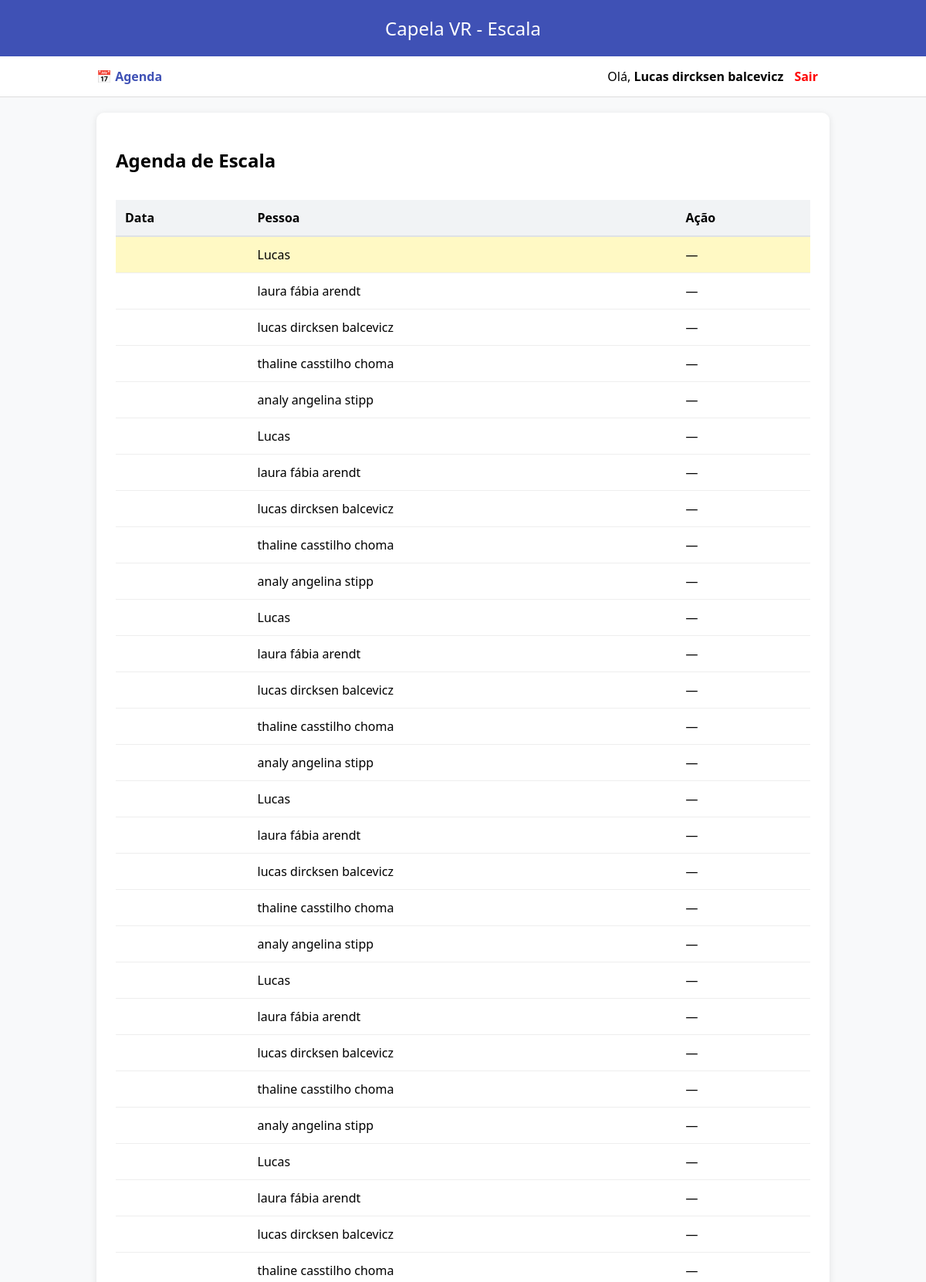
The page / (signed in, upper part) on the database its author committed.
### tables this page shows
CREATE TABLE pessoas (
                id INTEGER PRIMARY KEY AUTOINCREMENT,
                nome TEXT NOT NULL,
                senha TEXT DEFAULT '1234',
                role TEXT DEFAULT 'user',
                primeiro_login INTEGER DEFAULT 1,
                ordem INTEGER NOT NULL,
                ativo INTEGER DEFAULT 1
            , login TEXT);

CREATE TABLE agenda (
                id INTEGER PRIMARY KEY AUTOINCREMENT,
                data DATE NOT NULL,
                pessoa_id INTEGER NOT NULL,
                FOREIGN KEY(pessoa_id) REFERENCES pessoas(id)
            );

### app.py (the view)
@app.route("/")
def agenda():
    hoje_dt = date.today()
    hoje_str = hoje_dt.strftime("%Y-%m-%d")
    dias_faltando = None
    proxima_data_obj = None
    with get_db() as db:
        c = db.cursor()
        c.execute("""
            SELECT
                agenda.id,
                agenda.data,
                strftime('%d-%m-%Y', agenda.data) AS data_recebeu,
                strftime('%d-%m-%Y', date(agenda.data, '+1 day')) AS data_entrega,
                pessoas.nome,
                agenda.pessoa_id
            FROM agenda
            JOIN pessoas ON pessoas.id = agenda.pessoa_id
            ORDER BY agenda.data
        """)
        dados = c.fetchall()
        if session.get('user_id'):
            c.execute("""
                SELECT data FROM agenda
                WHERE pessoa_id = ? AND data >= ?
                ORDER BY data ASC LIMIT 1
            """, (session['user_id'], hoje_str))
            res = c.fetchone()
            if res:
                proxima_data_obj = datetime.strptime(res['data'], "%Y-%m-%d").date()
                dias_faltando = (proxima_data_obj - hoje_dt).days
    return render_template("agenda.html", agenda=dados, hoje=hoje_str, dias_faltando=dias_faltando, proxima_data=proxima_data_obj)

### app.py (called while the page is built)
def get_db():
    conn = sqlite3.connect(DB_NAME, timeout=10)
    conn.row_factory = sqlite3.Row
    return conn

### templates/agenda.html (shortened to what this page needs)
{% extends "base.html" %}
{% block content %}
<div style="display: flex; justify-content: space-between; align-items: center;">
    <h2>Agenda de Escala</h2>
</div>
<table>
    <tr>
        <th>Data</th>
        <th>Pessoa</th>
        <th>Ação</th>
    </tr>
    {% for a in agenda %}
    <tr {% if a['data'] == hoje %} style="background: #fff9c4;" {% endif %}>
        <td>{{ a['data_br'] }}</td>
        <td>{{ a['nome'] }}</td>
        <td>
            {% if a['data'] == hoje and session['role'] == 'admin' %}
            <form method="post" action="/atrasar">
                <input type="number" name="dias" value="1" min="1" style="width: 40px;">
                <button type="submit">Atrasar</button>
            </form>
            {% else %} — {% endif %}
        </td>
    </tr>
    {% endfor %}
</table>
{% endblock %}

### templates/base.html (shortened to what this page needs)
<!DOCTYPE html>
<html>
<head>
    <link rel="stylesheet" href="{{ url_for('static', filename='style.css') }}">
</head>
<body>
    <header>Capela VR - Escala</header>
    <nav>
        <div style="display: flex; justify-content: space-between; max-width: 950px; margin: auto;">
            <div>
                <a href="/">📅 Agenda</a>
            </div>
            <div>
                {% if session.get('nome') %}
                    <span>Olá, <b>{{ session['nome']|capitalize }}</b></span>
                    <a href="/logout" style="color: red; margin-left: 10px;">Sair</a>
                {% else %}
                    <a href="/login">Entrar</a>
                {% endif %}
            </div>
        </div>
    </nav>
    <div class="container">
        {% block content %}{% endblock %}
    </div>
</body>
</html>

### static/style.css (style rules this page uses)
body { font-family: 'Segoe UI', sans-serif; background: #f8f9fa; margin: 0; padding: 0; }
header { background: #3f51b5; color: white; padding: 20px; text-align: center; font-size: 24px; }
nav { background: white; padding: 15px; border-bottom: 1px solid #ddd; margin-bottom: 20px; }
nav a { margin-right: 15px; text-decoration: none; color: #3f51b5; font-weight: bold; }
.container { max-width: 900px; margin: auto; background: white; padding: 25px; border-radius: 10px; box-shadow: 0 2px 10px rgba(0,0,0,0.1); }
table { width: 100%; border-collapse: collapse; margin-top: 15px; }
th { background: #f1f3f5; padding: 12px; text-align: left; border-bottom: 2px solid #dee2e6; }
td { padding: 12px; border-bottom: 1px solid #eee; }

### rows shown on the page
pessoas: nome "Lucas dircksen balcevicz"
agenda: nome "Lucas"
agenda: nome "laura fábia arendt"
agenda: nome "lucas dircksen balcevicz"
agenda: nome "thaline casstilho choma"
agenda: nome "analy angelina stipp"
agenda: nome "Lucas"
agenda: nome "laura fábia arendt"
agenda: nome "lucas dircksen balcevicz"
agenda: nome "thaline casstilho choma"
agenda: nome "analy angelina stipp"
agenda: nome "Lucas"
agenda: nome "laura fábia arendt"
agenda: nome "lucas dircksen balcevicz"
agenda: nome "thaline casstilho choma"
agenda: nome "analy angelina stipp"
agenda: nome "Lucas"
agenda: nome "laura fábia arendt"
agenda: nome "lucas dircksen balcevicz"
agenda: nome "thaline casstilho choma"
agenda: nome "analy angelina stipp"
agenda: nome "Lucas"
agenda: nome "laura fábia arendt"
agenda: nome "lucas dircksen balcevicz"
agenda: nome "thaline casstilho choma"
agenda: nome "analy angelina stipp"
agenda: nome "Lucas"
agenda: nome "laura fábia arendt"
agenda: nome "lucas dircksen balcevicz"
agenda: nome "thaline casstilho choma"
